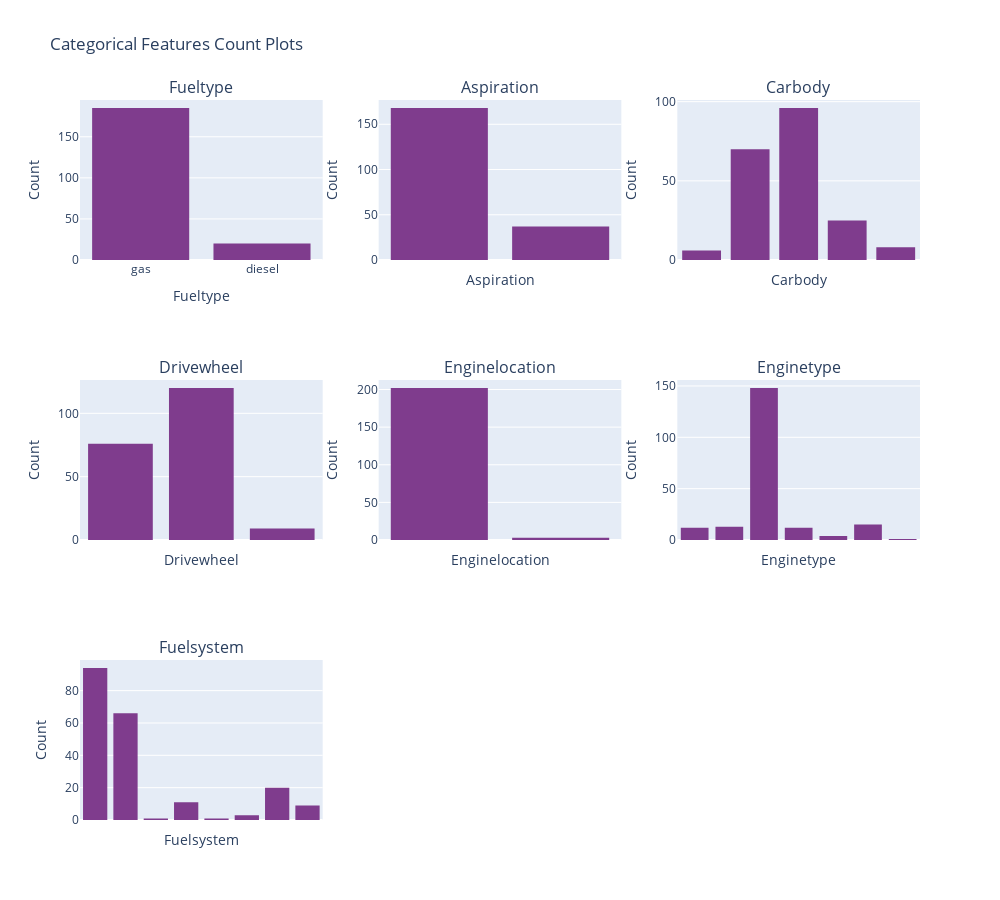

The notebook cell this image was saved under:
### Code cell
import plotly.express as px
import plotly.subplots as sp

categorical_columns = ['fueltype', 'aspiration', 'carbody', 'drivewheel',
                       'enginelocation', 'enginetype', 'fuelsystem']

# Erstelle 3x3 Subplot-Layout (9 Felder, aber wir brauchen nur 7)
fig = sp.make_subplots(rows=3, cols=3, subplot_titles=[col.capitalize() for col in categorical_columns])

row, col = 1, 1
for column in categorical_columns:
    # Erstelle Histogramm (entspricht Countplot in Seaborn)
    fig_hist = px.histogram(df, x=column, color_discrete_sequence=px.colors.qualitative.Bold)
    
    # Füge jede Spur zum Subplot hinzu
    for trace in fig_hist.data:
        fig.add_trace(trace, row=row, col=col)
    
    # Achsenlabels setzen
    fig.update_xaxes(title_text=column.capitalize(), row=row, col=col)
    fig.update_yaxes(title_text="Count", row=row, col=col)
    
    # Nächste Position berechnen
    col += 1
    if col > 3:
        col = 1
        row += 1

# Layout-Anpassung
fig.update_layout(height=900, width=1000, showlegend=False, title_text="Categorical Features Count Plots")

fig.show()

### Figure 1 — Plotly figure (JSON) as saved in the notebook; plotly's stock layout.template omitted (floating-point values rounded to 4 significant figures; data arrays with more than 128 entries replaced by an {"elided": "..."} marker saying what was removed)
{"data": [{"bingroup": "x", "hovertemplate": "fueltype=%{x}<br>count=%{y}<extra></extra>", "legendgroup": "", "marker": {"color": "rgb(127, 60, 141)", "pattern": {"shape": ""}}, "name": "", "orientation": "v", "showlegend": false, "type": "histogram", "x": {"elided": "205 str values"}, "xaxis": "x", "yaxis": "y"}, {"bingroup": "x", "hovertemplate": "aspiration=%{x}<br>count=%{y}<extra></extra>", "legendgroup": "", "marker": {"color": "rgb(127, 60, 141)", "pattern": {"shape": ""}}, "name": "", "orientation": "v", "showlegend": false, "type": "histogram", "x": {"elided": "205 str values"}, "xaxis": "x2", "yaxis": "y2"}, {"bingroup": "x", "hovertemplate": "carbody=%{x}<br>count=%{y}<extra></extra>", "legendgroup": "", "marker": {"color": "rgb(127, 60, 141)", "pattern": {"shape": ""}}, "name": "", "orientation": "v", "showlegend": false, "type": "histogram", "x": {"elided": "205 str values"}, "xaxis": "x3", "yaxis": "y3"}, {"bingroup": "x", "hovertemplate": "drivewheel=%{x}<br>count=%{y}<extra></extra>", "legendgroup": "", "marker": {"color": "rgb(127, 60, 141)", "pattern": {"shape": ""}}, "name": "", "orientation": "v", "showlegend": false, "type": "histogram", "x": {"elided": "205 str values"}, "xaxis": "x4", "yaxis": "y4"}, {"bingroup": "x", "hovertemplate": "enginelocation=%{x}<br>count=%{y}<extra></extra>", "legendgroup": "", "marker": {"color": "rgb(127, 60, 141)", "pattern": {"shape": ""}}, "name": "", "orientation": "v", "showlegend": false, "type": "histogram", "x": {"elided": "205 str values"}, "xaxis": "x5", "yaxis": "y5"}, {"bingroup": "x", "hovertemplate": "enginetype=%{x}<br>count=%{y}<extra></extra>", "legendgroup": "", "marker": {"color": "rgb(127, 60, 141)", "pattern": {"shape": ""}}, "name": "", "orientation": "v", "showlegend": false, "type": "histogram", "x": {"elided": "205 str values"}, "xaxis": "x6", "yaxis": "y6"}, {"bingroup": "x", "hovertemplate": "fuelsystem=%{x}<br>count=%{y}<extra></extra>", "legendgroup": "", "marker": {"color": "rgb(127, 60, 141)", "pattern": {"shape": ""}}, "name": "", "orientation": "v", "showlegend": false, "type": "histogram", "x": {"elided": "205 str values"}, "xaxis": "x7", "yaxis": "y7"}], "layout": {"annotations": [{"font": {"size": 16}, "showarrow": false, "text": "Fueltype", "x": 0.1444, "xanchor": "center", "xref": "paper", "y": 1, "yanchor": "bottom", "yref": "paper"}, {"font": {"size": 16}, "showarrow": false, "text": "Aspiration", "x": 0.5, "xanchor": "center", "xref": "paper", "y": 1, "yanchor": "bottom", "yref": "paper"}, {"font": {"size": 16}, "showarrow": false, "text": "Carbody", "x": 0.8556, "xanchor": "center", "xref": "paper", "y": 1, "yanchor": "bottom", "yref": "paper"}, {"font": {"size": 16}, "showarrow": false, "text": "Drivewheel", "x": 0.1444, "xanchor": "center", "xref": "paper", "y": 0.6111, "yanchor": "bottom", "yref": "paper"}, {"font": {"size": 16}, "showarrow": false, "text": "Enginelocation", "x": 0.5, "xanchor": "center", "xref": "paper", "y": 0.6111, "yanchor": "bottom", "yref": "paper"}, {"font": {"size": 16}, "showarrow": false, "text": "Enginetype", "x": 0.8556, "xanchor": "center", "xref": "paper", "y": 0.6111, "yanchor": "bottom", "yref": "paper"}, {"font": {"size": 16}, "showarrow": false, "text": "Fuelsystem", "x": 0.1444, "xanchor": "center", "xref": "paper", "y": 0.2222, "yanchor": "bottom", "yref": "paper"}], "height": 900, "showlegend": false, "title": {"text": "Categorical Features Count Plots"}, "width": 1000, "xaxis": {"anchor": "y", "domain": [0, 0.2889], "title": {"text": "Fueltype"}}, "xaxis2": {"anchor": "y2", "domain": [0.3556, 0.6444], "title": {"text": "Aspiration"}}, "xaxis3": {"anchor": "y3", "domain": [0.7111, 1], "title": {"text": "Carbody"}}, "xaxis4": {"anchor": "y4", "domain": [0, 0.2889], "title": {"text": "Drivewheel"}}, "xaxis5": {"anchor": "y5", "domain": [0.3556, 0.6444], "title": {"text": "Enginelocation"}}, "xaxis6": {"anchor": "y6", "domain": [0.7111, 1], "title": {"text": "Enginetype"}}, "xaxis7": {"anchor": "y7", "domain": [0, 0.2889], "title": {"text": "Fuelsystem"}}, "xaxis8": {"anchor": "y8", "domain": [0.3556, 0.6444]}, "xaxis9": {"anchor": "y9", "domain": [0.7111, 1]}, "yaxis": {"anchor": "x", "domain": [0.7778, 1], "title": {"text": "Count"}}, "yaxis2": {"anchor": "x2", "domain": [0.7778, 1], "title": {"text": "Count"}}, "yaxis3": {"anchor": "x3", "domain": [0.7778, 1], "title": {"text": "Count"}}, "yaxis4": {"anchor": "x4", "domain": [0.3889, 0.6111], "title": {"text": "Count"}}, "yaxis5": {"anchor": "x5", "domain": [0.3889, 0.6111], "title": {"text": "Count"}}, "yaxis6": {"anchor": "x6", "domain": [0.3889, 0.6111], "title": {"text": "Count"}}, "yaxis7": {"anchor": "x7", "domain": [0, 0.2222], "title": {"text": "Count"}}, "yaxis8": {"anchor": "x8", "domain": [0, 0.2222]}, "yaxis9": {"anchor": "x9", "domain": [0, 0.2222]}}}
